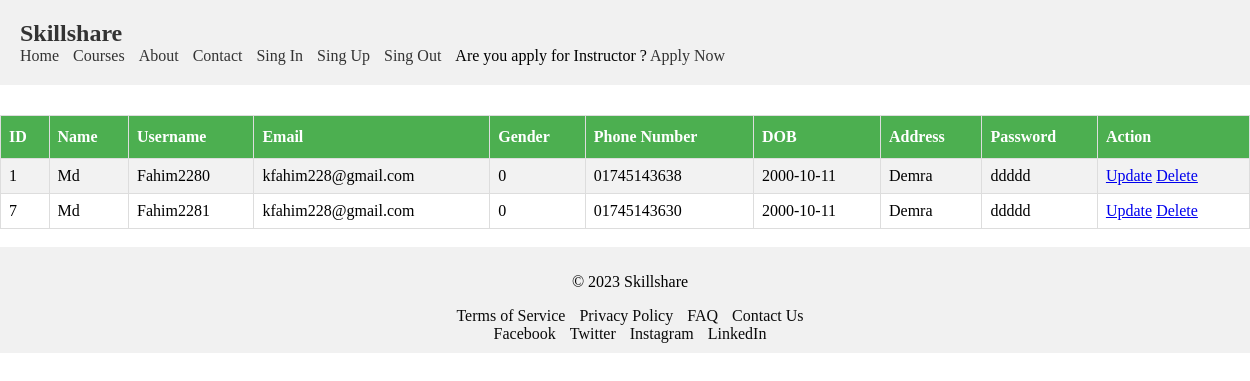
The app's page /View/InstructorDataView.php (signed in) with its own data.
### tables this page shows
CREATE TABLE `instructor` (
  `Id` int(100) NOT NULL,
  `Name` varchar(100) NOT NULL,
  `Username` varchar(100) NOT NULL,
  `Email` varchar(100) NOT NULL,
  `Gender` varchar(100) NOT NULL,
  `Phone_number` varchar(100) NOT NULL,
  `Address` varchar(100) NOT NULL,
  `DOB` varchar(100) NOT NULL,
  `Password` varchar(100) NOT NULL
);

### Model/InstructorDb.php (called while the page is built, shortened)
<?php
function getAllInstructor()
{
    $conn = getConnection();
    $sql = "SELECT * FROM instructor";
    $result = mysqli_query($conn, $sql);
    return $result;
}

### View/InstructorDataView.php (the view, shortened to what this page needs)
<!DOCTYPE html>
<html>
<head>
    <link rel="stylesheet" type="text/css" href="SDV.css">
</head>
<body>
    <?php
    include 'Header.php';
    echo "<br>";
    require '../Model/InstructorDb.php';
    $result = getAllInstructor();
    $num = mysqli_num_rows($result);
    if ($num > 0) {
        echo "<table>";
        echo "<tr>
                    <th>ID</th>
                    <th>Name</th>
                    <th>Username</th>
                    <th>Email</th>
                    <th>Gender</th>
                    <th>Phone Number</th>
                    <th>DOB</th>
                    <th>Address</th>
                    <th>Password</th>
                    <th>Action</th>
                </tr>";
        while ($data = mysqli_fetch_assoc($result)) {
            echo "<tr>";
            echo "<td>" . $data["Id"] . "</td>";
            echo "<td>" . $data["Name"] . "</td>";
            echo "<td>" . $data["Username"] . "</td>";
            echo "<td>" . $data["Email"] . "</td>";
            echo "<td>" . $data["Gender"] . "</td>";
            echo "<td>" . $data["Phone_number"] . "</td>";
            echo "<td>" . $data["DOB"] . "</td>";
            echo "<td>" . $data["Address"] . "</td>";
            echo "<td>" . $data["Password"] . "</td>";
            echo "<td>
            <a href='../View/InstructorUpdateView.php?update=" . $data["Id"] . "'>Update</a>
            <a href='../Controller/InstructorDelete.php?delete=" . $data["Id"] . "'>Delete</a>
            </td>";
            echo "</tr>";
        }
        echo "</table>";
    } else {
        echo "No data available";
    }
    echo "<br>";
    include 'Footer.php';
    ?>
</body>
</html>

### View/SDV.css (style rules this page uses)
body { margin: 0px; }
table { width: 100%; border-collapse: collapse; }
table td, table th { border: 1px solid #ddd; padding: 8px; }
table tr:nth-child(even) { background-color: #f2f2f2; }
table th { padding-top: 12px; padding-bottom: 12px; text-align: left; background-color: #4caf50; color: white; }

### records on screen
instructor: Id "1", Name "Md", Username "Fahim2280", Email "kfahim228@gmail.com", Gender "0", Phone_number "01745143638", DOB "2000-10-11", Address "Demra", Password "ddddd"
instructor: Id "7", Name "Md", Username "Fahim2281", Email "kfahim228@gmail.com", Gender "0", Phone_number "01745143630", DOB "2000-10-11", Address "Demra", Password "ddddd"
